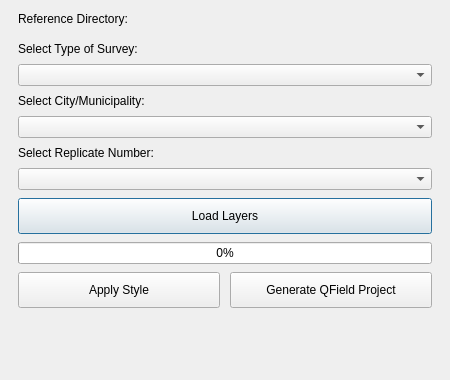
<?xml version="1.0" encoding="UTF-8"?>
<ui version="4.0">
 <class>dialog</class>
 <widget class="QDialog" name="dialog">
  <property name="geometry">
   <rect>
    <x>0</x>
    <y>0</y>
    <width>450</width>
    <height>380</height>
   </rect>
  </property>
  <property name="minimumSize">
   <size>
    <width>360</width>
    <height>0</height>
   </size>
  </property>
  <property name="windowTitle">
   <string>GeoFASU_Mod - Load and Generate QField</string>
  </property>
  <layout class="QVBoxLayout" name="mainLayout">
   <property name="spacing">
    <number>8</number>
   </property>
   <property name="leftMargin">
    <number>18</number>
   </property>
   <property name="topMargin">
    <number>12</number>
   </property>
   <property name="rightMargin">
    <number>18</number>
   </property>
   <property name="bottomMargin">
    <number>12</number>
   </property>
   <item>
    <widget class="QLabel" name="label">
     <property name="text">
      <string>Reference Directory:</string>
     </property>
    </widget>
   </item>
   <item>
    <widget class="QgsFileWidget" name="fileWidget">
     <property name="storageMode">
      <enum>QgsFileWidget::GetDirectory</enum>
     </property>
    </widget>
   </item>
   <item>
    <widget class="QLabel" name="label_4">
     <property name="text">
      <string>Select Type of Survey:</string>
     </property>
    </widget>
   </item>
   <item>
    <widget class="QComboBox" name="comboxNOS"/>
   </item>
   <item>
    <widget class="QLabel" name="lanb">
     <property name="text">
      <string>Select City/Municipality:</string>
     </property>
    </widget>
   </item>
   <item>
    <widget class="QComboBox" name="comboxMun"/>
   </item>
   <item>
    <widget class="QLabel" name="lanb_2">
     <property name="text">
      <string>Select Replicate Number:</string>
     </property>
    </widget>
   </item>
   <item>
    <widget class="QComboBox" name="comboxRep"/>
   </item>
   <item>
    <widget class="QPushButton" name="loadbtn">
     <property name="minimumSize">
      <size>
       <width>0</width>
       <height>36</height>
      </size>
     </property>
     <property name="cursor">
      <cursorShape>PointingHandCursor</cursorShape>
     </property>
     <property name="text">
      <string>Load Layers</string>
     </property>
    </widget>
   </item>
   <item>
    <widget class="QProgressBar" name="progbar">
     <property name="value">
      <number>0</number>
     </property>
     <property name="alignment">
      <set>Qt::AlignCenter</set>
     </property>
    </widget>
   </item>
   <item>
    <layout class="QHBoxLayout" name="bottomButtonsLayout">
     <property name="spacing">
      <number>10</number>
     </property>
     <item>
      <widget class="QPushButton" name="aplqml">
       <property name="minimumSize">
        <size>
         <width>0</width>
         <height>36</height>
        </size>
       </property>
       <property name="cursor">
        <cursorShape>PointingHandCursor</cursorShape>
       </property>
       <property name="text">
        <string>Apply Style</string>
       </property>
      </widget>
     </item>
     <item>
      <widget class="QPushButton" name="genrate">
       <property name="minimumSize">
        <size>
         <width>0</width>
         <height>36</height>
        </size>
       </property>
       <property name="cursor">
        <cursorShape>PointingHandCursor</cursorShape>
       </property>
       <property name="text">
        <string>Generate QField Project</string>
       </property>
      </widget>
     </item>
    </layout>
   </item>
   <item>
    <spacer name="verticalSpacer">
     <property name="orientation">
      <enum>Qt::Vertical</enum>
     </property>
     <property name="sizeHint" stdset="0">
      <size>
       <width>20</width>
       <height>10</height>
      </size>
     </property>
    </spacer>
   </item>
  </layout>
 </widget>
 <customwidgets>
  <customwidget>
   <class>QgsFileWidget</class>
   <extends>QWidget</extends>
   <header>qgsfilewidget.h</header>
  </customwidget>
 </customwidgets>
 <resources/>
 <connections/>
</ui>
